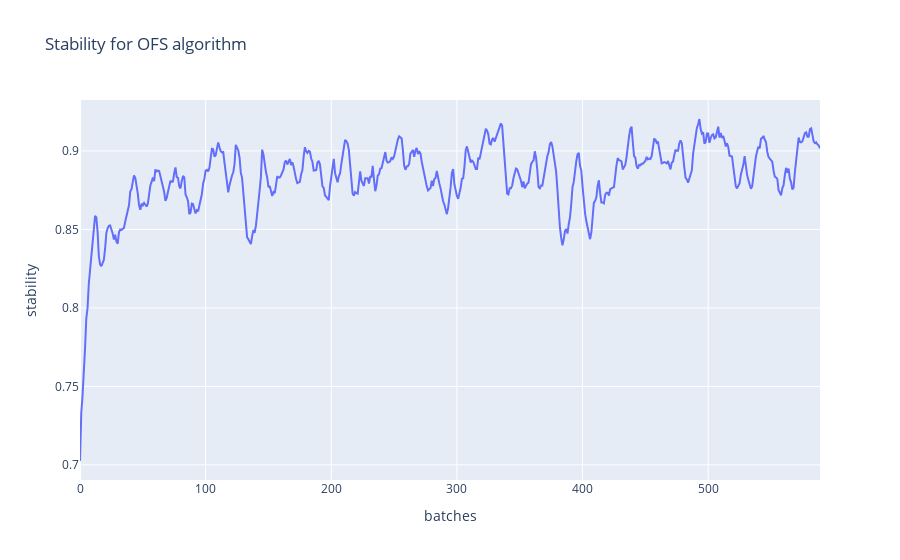

The notebook cell saved with this chart:
### Code cell
fig = px.line(y = ofs_stability, title="Stability for OFS algorithm", labels={"x":"batches", "y":"stability"})
fig.show()

### Figure 1 — Plotly figure (JSON) as saved in the notebook; plotly's stock layout.template omitted (floating-point values rounded to 4 significant figures; data arrays with more than 128 entries replaced by an {"elided": "..."} marker saying what was removed)
{"data": [{"hovertemplate": "batches=%{x}<br>stability=%{y}<extra></extra>", "legendgroup": "", "line": {"color": "#636efa", "dash": "solid"}, "mode": "lines", "name": "", "orientation": "v", "showlegend": false, "type": "scatter", "x": {"elided": "590 int values"}, "xaxis": "x", "y": {"elided": "590 float values"}, "yaxis": "y"}], "layout": {"legend": {"tracegroupgap": 0}, "title": {"text": "Stability for OFS algorithm"}, "xaxis": {"anchor": "y", "domain": [0, 1], "title": {"text": "batches"}}, "yaxis": {"anchor": "x", "domain": [0, 1], "title": {"text": "stability"}}}}
